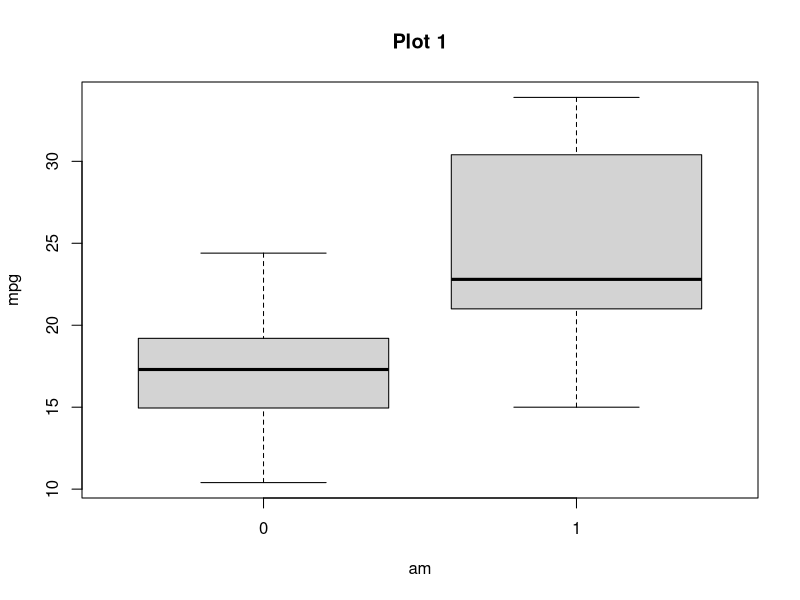
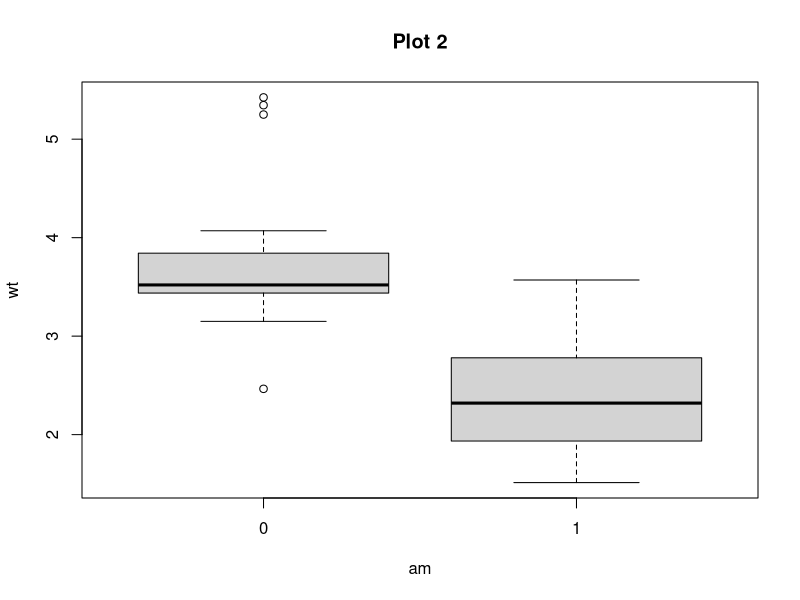
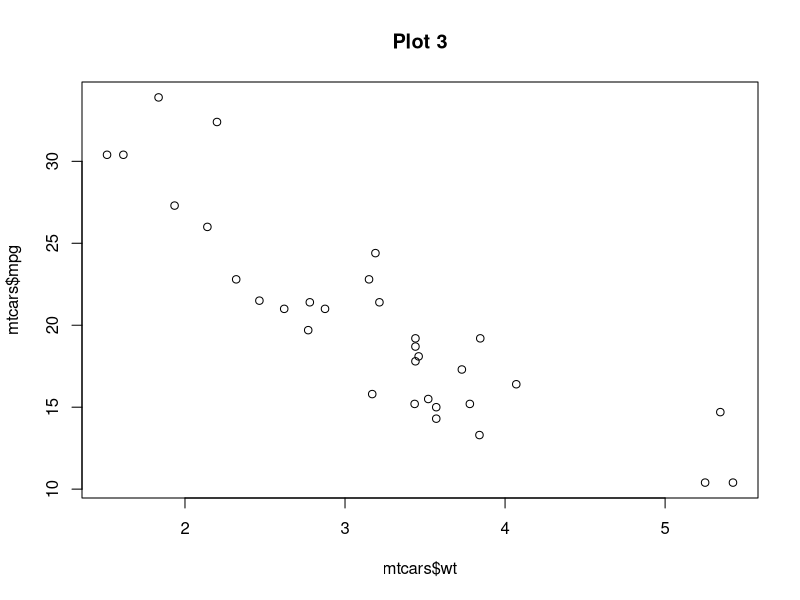
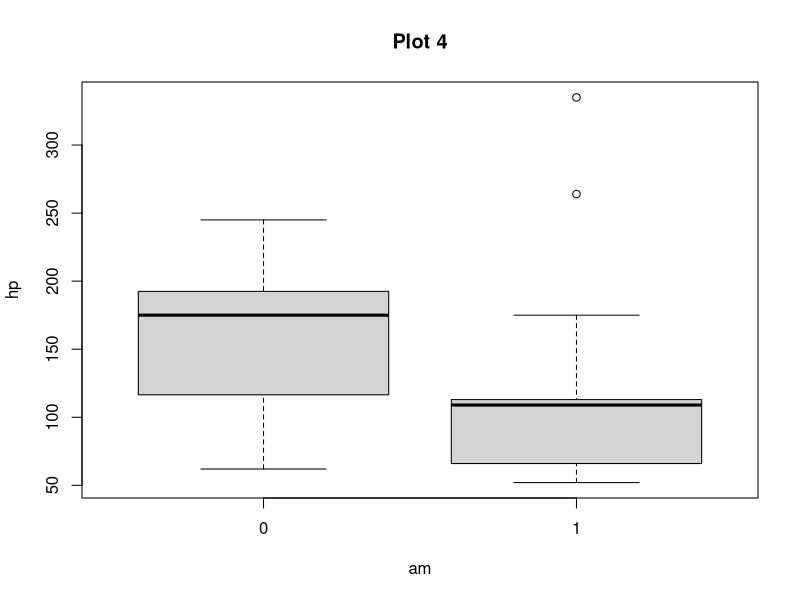
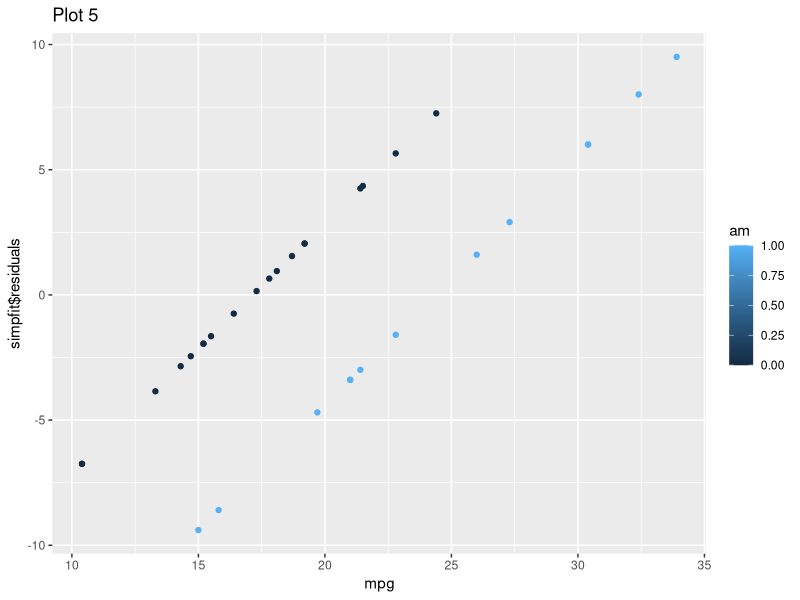
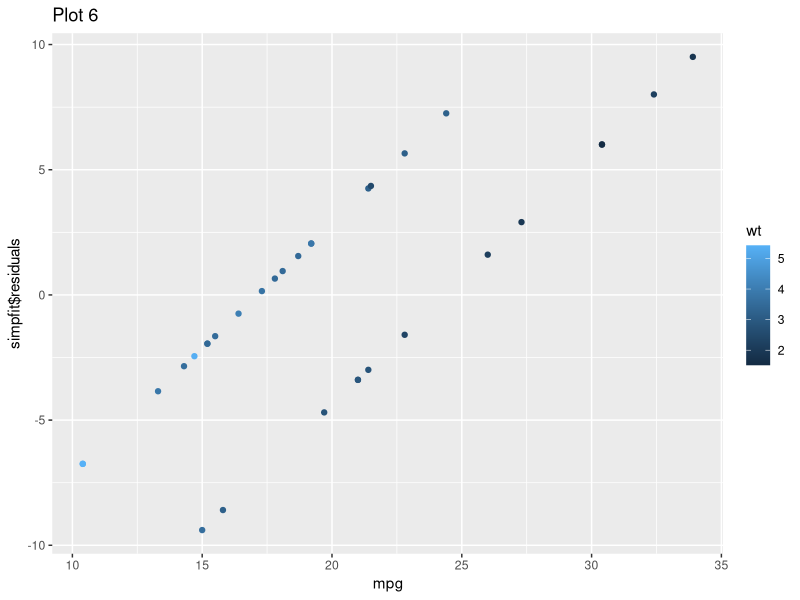
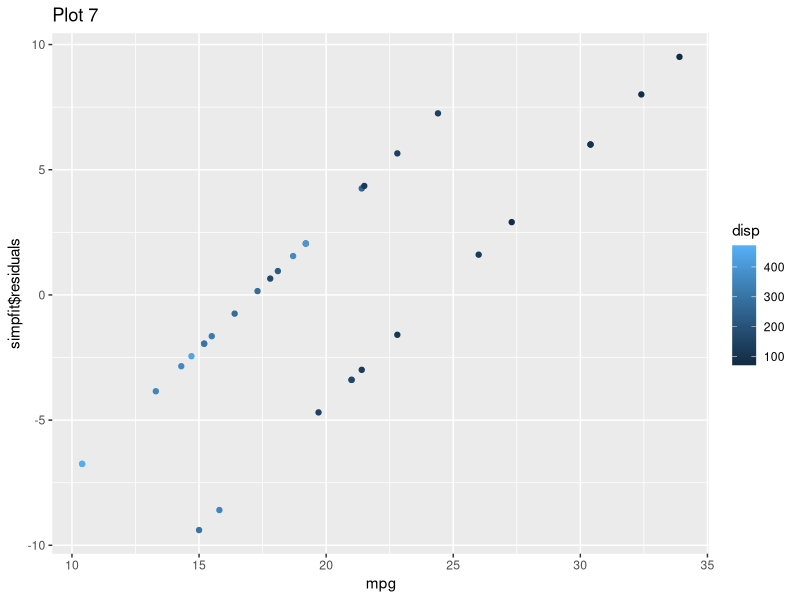
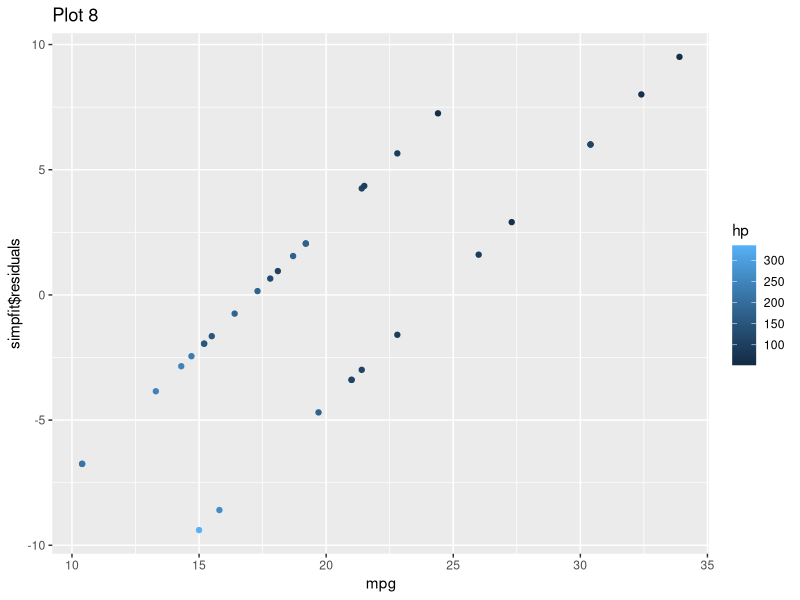

These charts were generated, in order, by the following R code:
## ---- chunk 1
simpfit<-lm(mpg~am, mtcars)
summary(simpfit)
## ---- chunk 2
fit1<-lm(mpg~am + hp, mtcars)
summary(fit1)
## round(hatvalues(fit1),3)
## round(dfbetas(fit1),3)
## ---- chunk 3
fit2<-lm(mpg~am*hp,mtcars)
summary(fit2)
## ---- chunk 4
fit3<-lm(mpg~am + hp + wt,mtcars)
summary(fit3)
## ---- chunk 5
fit4<-lm(mpg~am + hp*wt,mtcars)
summary(fit4)
## ---- chunk 6
anova(simpfit,fit1,fit3,fit4)
## ---- chunk 7
## Boxplot of MPG
boxplot(mpg~am,mtcars,main="Plot 1")
## ---- chunk 8
## Boxplot of weight
boxplot(wt~am,mtcars, main="Plot 2")
## ---- chunk 9
plot(mtcars$wt,mtcars$mpg, main="Plot 3")
## ---- chunk 10
boxplot(hp~am,mtcars, main="Plot 4")
## ---- chunk 11
library(ggplot2)
resmpg<-ggplot(mtcars,aes(x=mpg,y=simpfit$residuals))
resmpg + geom_point(aes(color=am))+ ggtitle("Plot 5")
resmpg + geom_point(aes(color=wt)) + ggtitle("Plot 6")
resmpg + geom_point(aes(color=disp)) +ggtitle("Plot 7")
resmpg + geom_point(aes(color=hp)) + ggtitle("Plot 8")
resmpg + geom_point(aes(color=factor(gear))) + ggtitle("Plot 9")
resmpg + geom_point(aes(color=cyl)) + ggtitle("Plot 10")
## ---- chunk 12
resmpg1<-ggplot(mtcars,aes(x=mpg,y=fit1$residuals))
resmpg1 + geom_point(aes(color=am)) + ggtitle("Plot 11")
resmpg1 + geom_point(aes(color=factor(gear))) + ggtitle("Plot 12")
## ---- chunk 13
resmpg2<-ggplot(mtcars,aes(x=mpg,y=fit2$residuals))
resmpg2 + geom_point(aes(color=am)) +ggtitle("Plot 13")
resmpg2 + geom_point(aes(color=gear)) + ggtitle("Plot 14")
resmpg2 + geom_point(aes(color=cyl)) + ggtitle("Plot 15")
## ---- chunk 14
resmpg3<-ggplot(mtcars,aes(x=mpg,y=fit3$residuals))
resmpg3 + geom_point(aes(color=am)) + ggtitle("Plot 16")
resmpg3 + geom_point(aes(color=disp)) + ggtitle("Plot 17")
## ---- chunk 15
VersionInfo<-R.Version()
print(VersionInfo$platform)
print(VersionInfo$version.string)
## ---- chunk 16
summary(mtcars)
